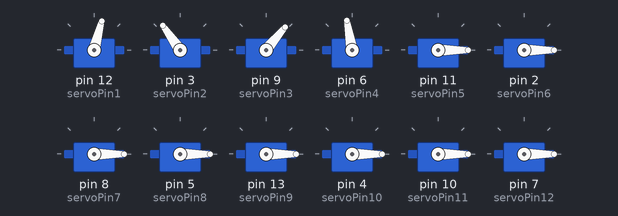
Bench run of a sketch on a simulated Arduino Uno, built with avr-gcc and run on an emulated ATmega328P. Parts: 12 × servo.

Above: at 0.1 s.
At 0.6 s:
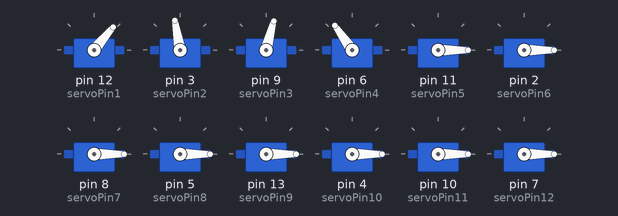
At 19.3 s:
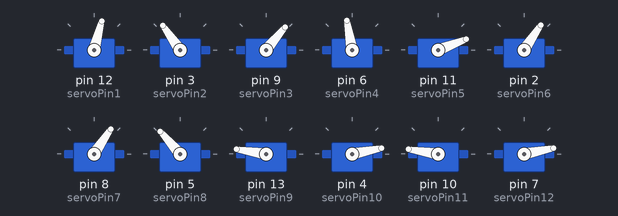
At 39.1 s:
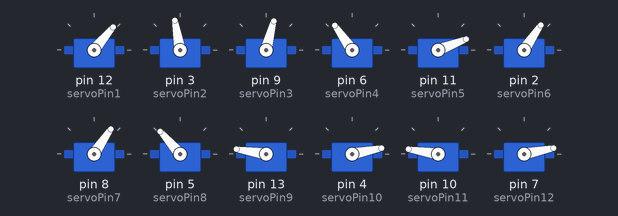
Timing chart, 0 to 40.0 s (numbered marks = the images above):
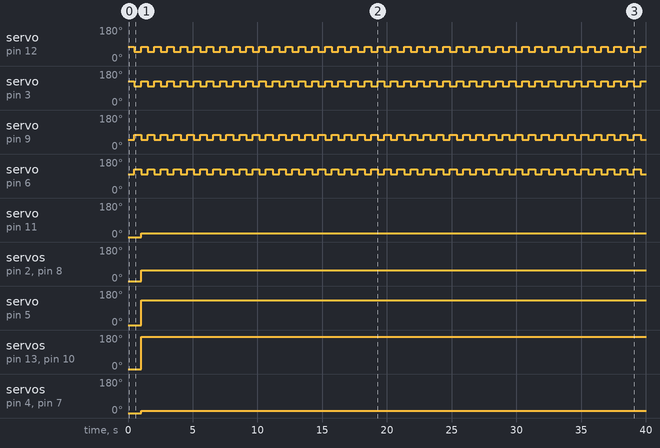

Measured:
- by itself, servo on pin 12 (servoPin1): alternates 75° for 0.50 s and 50° for 0.51 s
- by itself, servo on pin 3 (servoPin2): alternates 125° for 0.50 s and 100° for 0.51 s
- by itself, servo on pin 9 (servoPin3): alternates 75° for 0.51 s and 50° for 0.50 s
- by itself, servo on pin 6 (servoPin4): alternates 125° for 0.51 s and 100° for 0.50 s
- by itself, servo on pin 11 (servoPin5): 0° → 21° at 1.0 s
- by itself, servo on pin 2 (servoPin6), servo on pin 8 (servoPin7): 0° → 56° at 1.0 s
- by itself, servo on pin 5 (servoPin8): 0° → 131° at 1.0 s
- by itself, servo on pin 13 (servoPin9), servo on pin 10 (servoPin11): 0° → 171° at 1.0 s

The sketch:

6.ino
```cpp
#include <Servo.h>//전진

Servo h1;
Servo h2;
Servo h3;
Servo h4;
Servo h5;
Servo h6;
Servo h7;
Servo h8;
Servo h9;
Servo h10;
Servo h11;
Servo h12;

int servoPin1 = 12;//오 뒤
int servoPin2 = 3;//왼 뒤
int servoPin3 = 9;//오 앞
int servoPin4 = 6;//왼 앞
int servoPin5 = 11;//왼 앞 위
int servoPin6 = 2;//오 앞 위
int servoPin7 = 8;//왼 뒤 위
int servoPin8 = 5;//오 뒤 위
int servoPin9 = 13;//왼 앞 밑
int servoPin10 = 4;//오 앞 밑
int servoPin11 = 10;//왼 뒤 밑
int servoPin12 = 7;//오 뒤 밑
int angle1 = 0;
int angle2 = 0;


void setup() {
  h1.attach(servoPin1);
  h2.attach(servoPin2);
  h3.attach(servoPin3);
  h4.attach(servoPin4);
  h5.attach(servoPin5);
  h5.write(angle2);
  h6.attach(servoPin6);
  h6.write(angle2);
  h7.attach(servoPin7);
  h7.write(angle2);
  h8.attach(servoPin8);
  h8.write(angle2);
  h9.attach(servoPin9);
  h9.write(angle1);
  h10.attach(servoPin10);
  h10.write(angle2);
  h11.attach(servoPin11);
  h11.write(angle1);
  h12.attach(servoPin12);
  h12.write(angle2);


}

void loop() {

 h4.write(100);//앞
  h1.write(75);//뒤
  h2.write(125);//앞
  h3.write(50);//뒤
  delay(500);
  h4.write(125);//뒤
  h1.write(50);//앞
  h2.write(100);//뒤
  h3.write(75);//앞
  delay(500);

for(angle2 = 55; angle2 < 60; angle2++){//위에 고정하는 각도//6오뒤위2 7왼앞위8

    h7.write(angle2);
    h6.write(angle2);


  }
  for(angle2 = 60; angle2 > 55; angle2--){

    h7.write(angle2);
    h6.write(angle2);


  }
  for(angle1 = 20; angle1 < 25; angle1++){//왼뒤위11
    h5.write(angle1);

  }
  for(angle1 = 25; angle1 >20; angle1--){
    h5.write(angle1);

  }
 for(angle2 = 130; angle2 < 135; angle2++){//오앞위 5
    h8.write(angle2);

  }
  for(angle2 = 135; angle2 > 130; angle2--){
    h8.write(angle2);

  }
  for(angle1 = 170; angle1 < 180; angle1++){//밑에 네다리 고정//왼뒤밑13 왼앞밑 10
    h9.write(angle1);
    h11.write(angle1);

  }
  for(angle1 = 180; angle1 >170; angle1--){
    h9.write(angle1);
    h11.write(angle1);

  }
  for(angle2 = 10; angle2 < 40; angle2++){//오뒤밑4 오앞밑 7
    h10.write(angle2);
    h12.write(angle2);

  }
  for(angle2 = 40; angle2 > 10; angle2--){
    h10.write(angle2);
    h12.write(angle2);

  }


}
```
